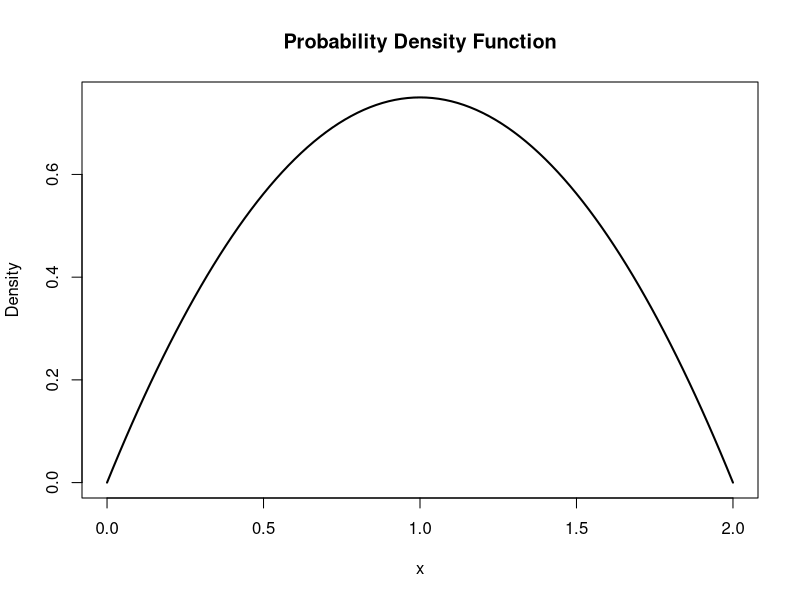

This figure's R source:
pdf <- function(x) {
  ifelse(x > 0 & x < 2, (3 * x / 4) * (2 - x), 0)
}

curve(pdf, from = 0, to = 2, lwd = 2, ylab = "Density", xlab = "x",
      main = "Probability Density Function")
